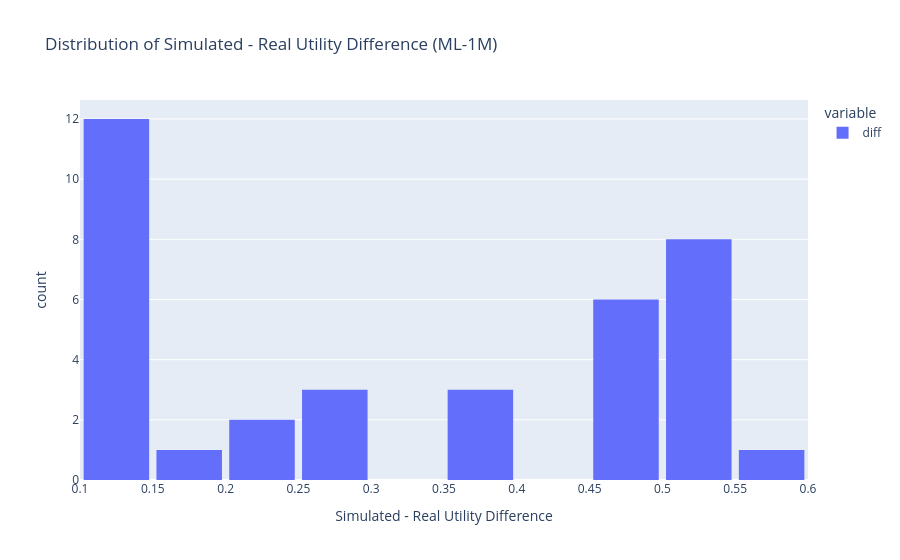

The code cell stored with this chart in its notebook:
### Code cell
import plotly.express as px

ml1m_diff = scores_df.query("dataset == 'ml-1m'")["diff"]
fig = px.histogram(
    ml1m_diff,
    nbins=10,
    title="Distribution of Simulated - Real Utility Difference (ML-1M)",
    labels={"value": "Simulated - Real Utility Difference", "count": "Count"},
)
fig.update_layout(bargap=0.1)
fig.show()

### Figure 1 — Plotly figure (JSON) as saved in the notebook; plotly's stock layout.template omitted (floating-point values rounded to 4 significant figures)
{"data": [{"bingroup": "x", "hovertemplate": "variable=diff<br>Simulated - Real Utility Difference=%{x}<br>count=%{y}<extra></extra>", "legendgroup": "diff", "marker": {"color": "#636efa", "pattern": {"shape": ""}}, "name": "diff", "nbinsx": 10, "orientation": "v", "showlegend": true, "type": "histogram", "x": [0.1308, 0.1364, 0.2104, 0.1282, 0.1401, 0.2656, 0.1184, 0.109, 0.1957, 0.1205, 0.1228, 0.2635, 0.1404, 0.1346, 0.2219, 0.1308, 0.1403, 0.2595, 0.4564, 0.5454, 0.5304, 0.4969, 0.4907, 0.3799, 0.4662, 0.543, 0.5344, 0.5036, 0.4879, 0.3866, 0.4691, 0.5531, 0.5497, 0.5166, 0.5045, 0.3686], "xaxis": "x", "yaxis": "y"}], "layout": {"bargap": 0.1, "barmode": "relative", "legend": {"title": {"text": "variable"}, "tracegroupgap": 0}, "title": {"text": "Distribution of Simulated - Real Utility Difference (ML-1M)"}, "xaxis": {"anchor": "y", "domain": [0, 1], "title": {"text": "Simulated - Real Utility Difference"}}, "yaxis": {"anchor": "x", "domain": [0, 1], "title": {"text": "count"}}}}
